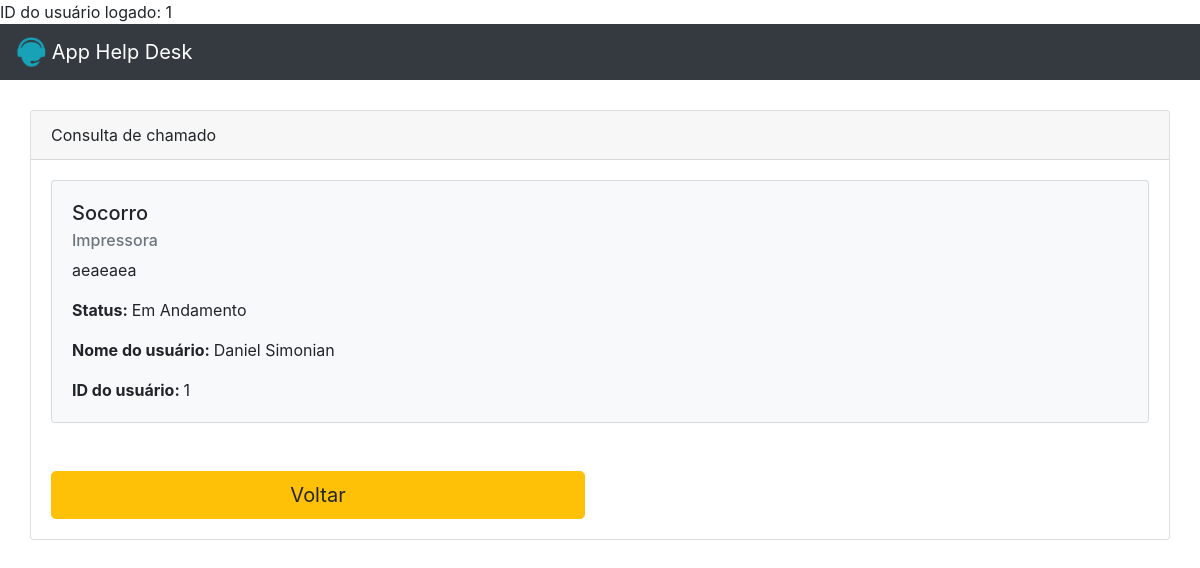
The app's page /consultar_chamado.php (signed in) with its own data.
### tables this page shows
CREATE TABLE `tb_chamados` (
  `id_chamado` int(11) NOT NULL,
  `titulo` varchar(90) NOT NULL,
  `categoria` varchar(90) NOT NULL,
  `descricao` varchar(90) NOT NULL,
  `status` varchar(90) NOT NULL,
  `id_user` int(11) NOT NULL
);

CREATE TABLE `tb_user` (
  `id_user` int(11) NOT NULL,
  `nome` varchar(90) NOT NULL,
  `email` varchar(30) NOT NULL,
  `senha` varchar(100) NOT NULL,
  `perfil` varchar(20) DEFAULT NULL
);

### consultar_chamado.php (the view, shortened to what this page needs)
<?php
  require "app_help_desk_seguranca/conexao.php";
  $chamados = mysqli_query($link, "SELECT TB_CHAMADOS.*, TB_USER.nome
  FROM TB_CHAMADOS
  INNER JOIN TB_USER ON TB_CHAMADOS.id_user = TB_USER.id_user");
?>
<html lang="pt-BR">
  <head>
    <link rel="stylesheet" href="https://maxcdn.bootstrapcdn.com/bootstrap/4.0.0/css/bootstrap.min.css">
  </head>
  <body>
    <nav class="navbar navbar-dark bg-dark">
      <a class="navbar-brand" href="home.php">
        <img src="./img/logo.png" width="30" height="30" class="d-inline-block align-top" alt="">
        App Help Desk
      </a>
    </nav>
    <div class="container">
      <div class="row">
        <div class="card-consultar-chamado">
          <div class="card">
            <div class="card-header">
              Consulta de chamado
            </div>
            <div class="card-body">
              <?php
                $userPerfil = $_SESSION['perfil'];
              foreach($chamados as $chamado){
                ?>
              <div class="card mb-3 bg-light">
                <div class="card-body">
                  <h5 class="card-title"><?php echo $chamado['titulo'] ?></h5>
                  <h6 class="card-subtitle mb-2 text-muted"><?php echo $chamado['categoria'] ?></h6>
                  <p class="card-text"><?php echo $chamado['descricao'] ?></p>
                  <p class="card-text"><strong>Status: </strong><?php echo $chamado['status'] ?></p>
                  <?php if ($userPerfil == 'adm') { ?>
                    <p class="card-text"><strong>Nome do usuário: </strong><?php echo $chamado['nome'] ?></p>
                    <p class="card-text"><strong>ID do usuário: </strong><?php echo $chamado['id_user'] ?></p>
                    <?php } ?>
                </div>
              </div>
              <?php } ?>
              <div class="row mt-5">
                <div class="col-6">
                  <a class="btn btn-lg btn-warning btn-block" href="home.php">Voltar</a>
                </div>
              </div>
            </div>
          </div>
        </div>
      </div>
    </div>
  </body>
</html>

### consultar_chamado.php (style rules this page uses)
.card-consultar-chamado { padding: 30px 0 0 0; width: 100%; margin: 0 auto; }

### records on screen
tb_chamados: titulo "Socorro", categoria "Impressora", descricao "aeaeaea", status "Em Andamento", id_user.nome "Daniel Simonian", id_user "1"

### other values on screen
$_SESSION['id_user'] "1"
